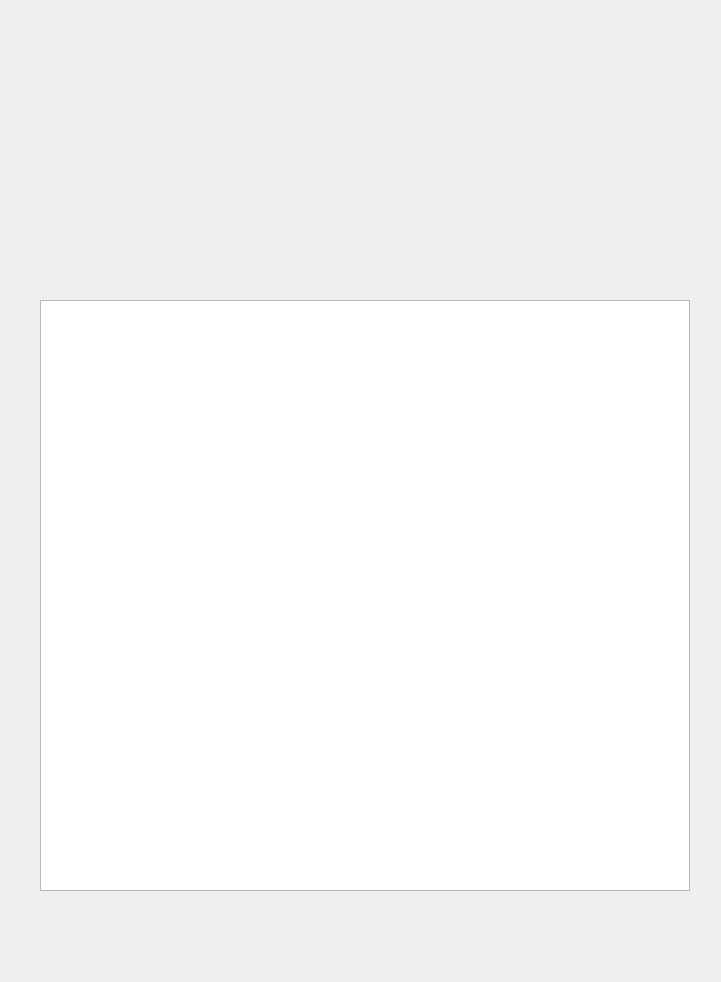
<?xml version="1.0" encoding="UTF-8"?>
<ui version="4.0">
 <class>Form</class>
 <widget class="QWidget" name="Form">
  <property name="enabled">
   <bool>true</bool>
  </property>
  <property name="geometry">
   <rect>
    <x>0</x>
    <y>0</y>
    <width>721</width>
    <height>982</height>
   </rect>
  </property>
  <property name="minimumSize">
   <size>
    <width>496</width>
    <height>516</height>
   </size>
  </property>
  <property name="maximumSize">
   <size>
    <width>16777215</width>
    <height>16777215</height>
   </size>
  </property>
  <property name="font">
   <font>
    <family>Microsoft YaHei UI Light</family>
    <pointsize>11</pointsize>
    <weight>75</weight>
    <bold>true</bold>
   </font>
  </property>
  <property name="windowTitle">
   <string>Voice</string>
  </property>
  <widget class="QPushButton" name="pushButton">
   <property name="geometry">
    <rect>
     <x>240</x>
     <y>30</y>
     <width>224</width>
     <height>96</height>
    </rect>
   </property>
   <property name="styleSheet">
    <string notr="true">background:transparent</string>
   </property>
   <property name="text">
    <string/>
   </property>
   <property name="flat">
    <bool>true</bool>
   </property>
  </widget>
  <widget class="QPushButton" name="pushButton_2">
   <property name="enabled">
    <bool>false</bool>
   </property>
   <property name="geometry">
    <rect>
     <x>40</x>
     <y>180</y>
     <width>650</width>
     <height>96</height>
    </rect>
   </property>
   <property name="styleSheet">
    <string notr="true">background:transparent</string>
   </property>
   <property name="text">
    <string/>
   </property>
   <property name="flat">
    <bool>true</bool>
   </property>
  </widget>
  <widget class="QTextBrowser" name="textBrowser">
   <property name="geometry">
    <rect>
     <x>40</x>
     <y>300</y>
     <width>650</width>
     <height>591</height>
    </rect>
   </property>
  </widget>
 </widget>
 <resources/>
 <connections/>
</ui>
